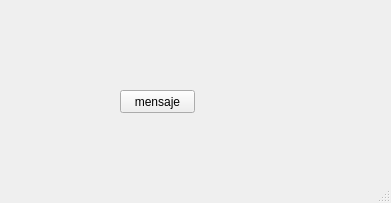
<?xml version="1.0" encoding="UTF-8"?>
<ui version="4.0">
 <class>MainWindow</class>
 <widget class="QMainWindow" name="MainWindow">
  <property name="geometry">
   <rect>
    <x>0</x>
    <y>0</y>
    <width>391</width>
    <height>203</height>
   </rect>
  </property>
  <property name="windowTitle">
   <string>MainWindow</string>
  </property>
  <widget class="QWidget" name="centralwidget">
   <widget class="QPushButton" name="mensaje">
    <property name="geometry">
     <rect>
      <x>120</x>
      <y>90</y>
      <width>75</width>
      <height>23</height>
     </rect>
    </property>
    <property name="text">
     <string>mensaje</string>
    </property>
   </widget>
  </widget>
  <widget class="QMenuBar" name="menubar">
   <property name="geometry">
    <rect>
     <x>0</x>
     <y>0</y>
     <width>391</width>
     <height>21</height>
    </rect>
   </property>
  </widget>
  <widget class="QStatusBar" name="statusbar"/>
 </widget>
 <resources/>
 <connections/>
</ui>
